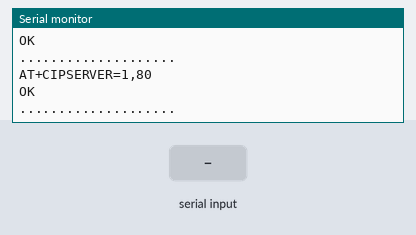
Recording of a sketch running on a simulated Arduino Uno, built with avr-gcc and run on an emulated ATmega328P. On the bench: the last lines printed to the serial monitor. Inputs (shaded band) come from the test bench. The modem accepts every AT command (registered, SIM ready, sends succeed) and sends nothing else.

Above: at 2.4 s.
2.5 s: "no change\n" received over the second serial link
At 3.7 s:
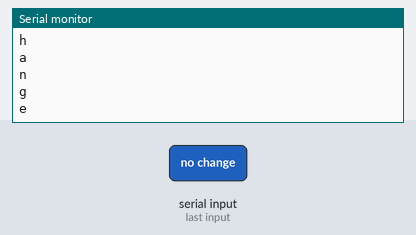
4.0 s: "OK\n" received over the second serial link
At 4.9 s:
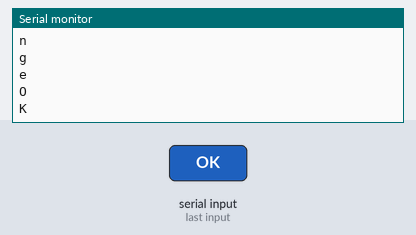
5.5 s: "ready\n" received over the second serial link
At 6.1 s:
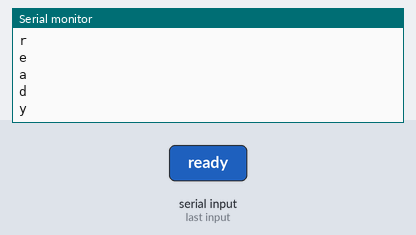
7.0 s: "G\n" received over the second serial link
At 7.9 s:
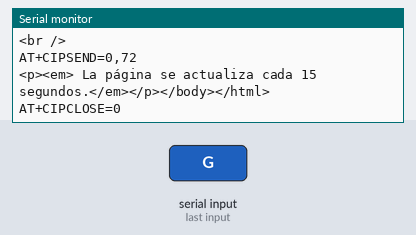
Timing chart, 0 to 9.5 s (numbered marks = the images above; inputs shaded):
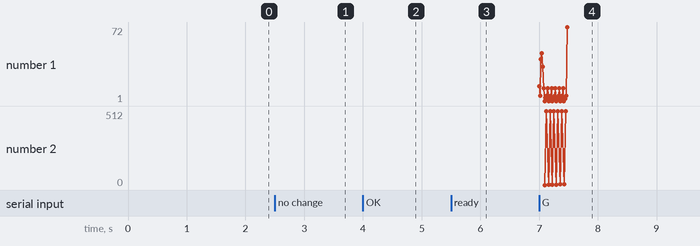

The sketch:

ver1.ino
```cpp
#include <SoftwareSerial.h>
SoftwareSerial mySerial(10, 11); // RX, TX

String ordenes[]=
    {  //"AT+RST",    //restart
       "AT+CWMODE=3", //wifimode sta+ap
       "AT+CIFSR" ,   //get ip address
       "AT+CIPMUX=1", // tcp/updp conections
       "AT+CIPSERVER=1,80", // Set as server = <mode>[,<port>] mode 0 to close server mode; mode 1 to open; port = port
       "END"        // Para reconocer el fin de los comandos AT
    };

void setup()
{
    mySerial.begin(115200);
    //Serial3.begin(115200);
    Serial.begin(115200);
    delay (1000);
    int index = 0;
    while(ordenes[index] != "END")
        {  mySerial.println(ordenes[index++]);
            Serial.println(ordenes[index++]);
           while ( true)
             {   String s = GetLineWIFI();
                 if ( s!= "") Serial.println(s);
                 if ( s.startsWith("no change"))
                         break;
                 if ( s.startsWith("OK"))
                         break;
                 if ( s.startsWith("ready"))
                         break;
                // if (millis()-T >10000) break;
             }
          Serial.println("....................");
      }
}
void loop()
{  while (mySerial.available() >0 )
    {  char c = mySerial.read();
    Serial.println (c);
       if (c == 71)
          {   Serial.println("Enviada Web Request");
              webserver();
              delay(500);
          }
   }
}

void http(String output)
{
    mySerial.print("AT+CIPSEND=0,");              // Send TCP/IP data
    Serial.print("AT+CIPSEND=0,");
    mySerial.println(output.length());
     Serial.println(output.length());
    if (mySerial.find(">"))                       // Si recibimos la peticion del mensaje
       {    Serial.println(output);
            mySerial.println(output);            //Aqui va el string hacia el WIFI
            delay(10);
            while ( mySerial.available() > 0 )
              { if (  mySerial.find("SEND OK") )    // Busca el OK en la respuesta del wifi
                      break;
              }
       }
}
void webserver(void)
    {    http("<!DOCTYPE HTML>");
         http("<html>");
         http("<head><title>LECTURAS ANALOGICAS.</title>");
         http("<meta http-equiv=\"refresh\" content=\"15\"></head>");
         http("<body><h1> Situacion Ambiente</h1>");

         for (int analogChannel = 0; analogChannel < 6; analogChannel++)
         {
            int sensorReading = analogRead(analogChannel);
            http("analog input ");
            http( String(analogChannel));
            http(" is ");
            http(String(sensorReading));
            http("<br />");
          }
        http("<p><em> La página se actualiza cada 15 segundos.</em></p></body></html>");

       delay(1);
       mySerial.println("AT+CIPCLOSE=0");
       Serial.println("AT+CIPCLOSE=0");
       //delay(500);
    }
String GetLineWIFI()
   {   String S = "" ;
       if (mySerial.available())
          {    char c = mySerial.read(); ;
                while ( c != '\n' )            //Hasta que el caracter sea intro
                  {     S = S + c ;
                        delay(25) ;
                        c = mySerial.read();
                   }
                 return( S ) ;
          }
   }
```

Measured:
- after the input at 2.5 s, the serial monitor: prints a new line at once (image 1)
- after the input at 4.0 s, the serial monitor: prints a new line at once (image 2)
- after the input at 5.5 s, the serial monitor: prints a new line at once (image 3)
- after the input at 7.0 s, the serial monitor: prints a new line at once (image 4)
